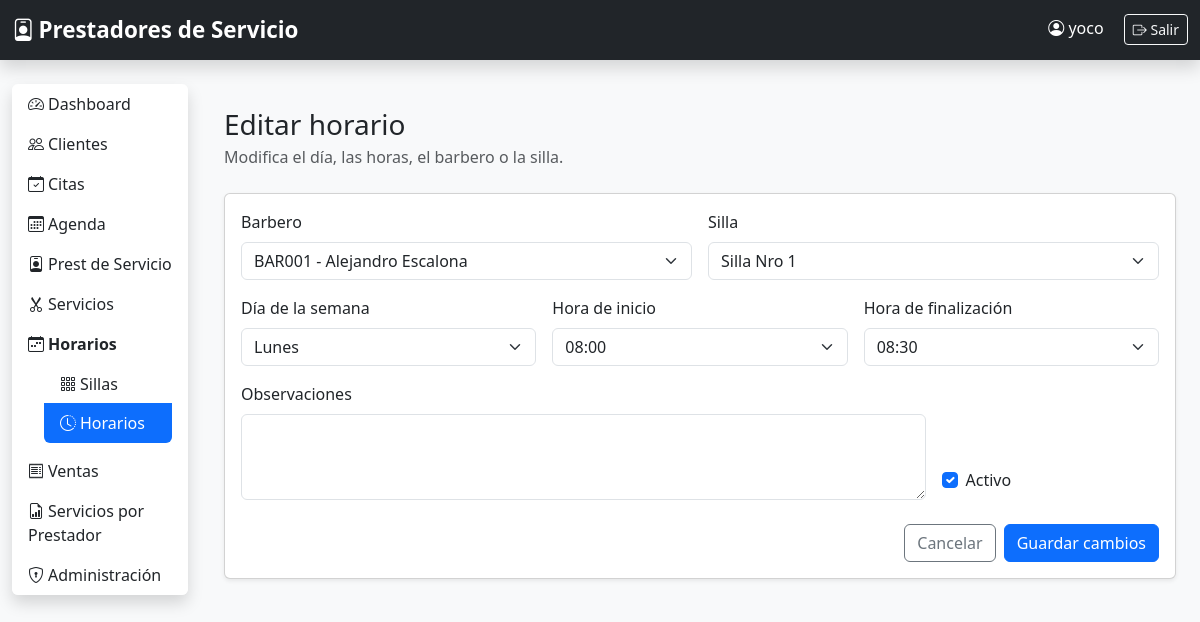
The page /horarios/1/editar/ (signed in) on the database its author committed.
### seguridad/models.py (models this page shows, shortened)
class Usuario(AbstractUser):
    telefono = models.CharField(max_length=20, blank=True)

### horarios/models.py (models this page shows, shortened)
class Horario(models.Model):
    DIAS_SEMANA = [
        (1, "Lunes"),
        (2, "Martes"),
        (3, "Miércoles"),
        (4, "Jueves"),
        (5, "Viernes"),
        (6, "Sábado"),
        (7, "Domingo"),
    ]
    barbero = models.ForeignKey(
        "barberos.Barbero",
        on_delete=models.PROTECT,
        related_name="horarios",
        verbose_name="Barbero",
    )
    silla = models.ForeignKey(
        Silla,
        on_delete=models.PROTECT,
        related_name="horarios",
        verbose_name="Silla",
    )
    dia_semana = models.PositiveSmallIntegerField(
        choices=DIAS_SEMANA,
        verbose_name="Día de la semana",
    )
    hora_inicio = models.TimeField(
        verbose_name="Hora de inicio",
    )
    hora_fin = models.TimeField(
        verbose_name="Hora de finalización",
    )
    activo = models.BooleanField(
        default=True,
        verbose_name="Activo",
    )
    observaciones = models.CharField(
        max_length=150,
        blank=True,
        verbose_name="Observaciones",
    )
    class Meta:
        ordering = [
            "dia_semana",
            "hora_inicio",
            "silla",
        ]
        verbose_name = "Horario"
        verbose_name_plural = "Horarios"

### horarios/views.py (the view)
@login_required
def editar_horario(request, horario_id):
    horario = get_object_or_404(
        Horario.objects.select_related("barbero", "silla"),
        pk=horario_id,
    )
    if request.method == "POST":
        formulario = HorarioForm(
            request.POST,
            instance=horario,
        )
        if formulario.is_valid():
            formulario.save()
            messages.success(
                request,
                "El horario fue actualizado correctamente.",
            )
            return redirect("horarios:listar_horarios")
    else:
        formulario = HorarioForm(instance=horario)
    contexto = {
        "formulario": formulario,
        "horario": horario,
        "titulo": "Editar horario",
        "descripcion": (
            "Modifica el día, las horas, el barbero o la silla."
        ),
        "texto_boton": "Guardar cambios",
    }
    return render(
        request,
        "horarios/horarios/formulario.html",
        contexto,
    )

### barberos/models.py (called while the page is built)
    def __str__(self):
        return f"{self.codigo} - {self.nombre} {self.apellido}"

### horarios/models.py (called while the page is built)
    def __str__(self):
        return self.nombre

### horarios/templates/horarios/horarios/formulario.html (shortened to what this page needs)
{% extends "base.html" %}
{% block content %}
<div class="container py-4">
    <div class="mb-4">
        <h1 class="h3 mb-1">{{ titulo }}</h1>
        <p class="text-muted mb-0">{{ descripcion }}</p>
    </div>
    <div class="card shadow-sm">
        <div class="card-body">
            <form method="post" novalidate>
                <div class="row g-3">
                    <div class="col-md-6">
                        <label class="form-label" for="{{ formulario.barbero.id_for_label }}">
                            {{ formulario.barbero.label }}
                        </label>
                        {{ formulario.barbero }}
                    </div>
                    <div class="col-md-6">
                        <label class="form-label" for="{{ formulario.silla.id_for_label }}">
                            {{ formulario.silla.label }}
                        </label>
                        {{ formulario.silla }}
                    </div>
                    <div class="col-md-4">
                        <label class="form-label" for="{{ formulario.dia_semana.id_for_label }}">
                            {{ formulario.dia_semana.label }}
                        </label>
                        {{ formulario.dia_semana }}
                    </div>
                    <div class="col-md-4">
                        <label class="form-label" for="{{ formulario.hora_inicio.id_for_label }}">
                            {{ formulario.hora_inicio.label }}
                        </label>
                        {{ formulario.hora_inicio }}
                    </div>
                    <div class="col-md-4">
                        <label class="form-label" for="{{ formulario.hora_fin.id_for_label }}">
                            {{ formulario.hora_fin.label }}
                        </label>
                        {{ formulario.hora_fin }}
                    </div>
                    <div class="col-md-9">
                        <label class="form-label" for="{{ formulario.observaciones.id_for_label }}">
                            {{ formulario.observaciones.label }}
                        </label>
                        {{ formulario.observaciones }}
                    </div>
                    <div class="col-md-3 d-flex align-items-end">
                        <div class="form-check mb-2">
                            {{ formulario.activo }}
                            <label
                                class="form-check-label"
                                for="{{ formulario.activo.id_for_label }}"
                            >
                                {{ formulario.activo.label }}
                            </label>
                        </div>
                    </div>
                </div>
                <div class="d-flex justify-content-end gap-2 mt-4">
                    <a
                        href="{% url 'horarios:listar_horarios' %}"
                        class="btn btn-outline-secondary"
                    >
                        Cancelar
                    </a>
                    <button type="submit" class="btn btn-primary">
                        {{ texto_boton }}
                    </button>
                </div>
            </form>
        </div>
    </div>
</div>
{% endblock %}

### templates/base.html (shortened to what this page needs)
{% load static %}
<!DOCTYPE html>
<html lang="es">
<head>
    <link href="https://cdn.jsdelivr.net/npm/bootstrap@5.3.7/dist/css/bootstrap.min.css" rel="stylesheet">
    <link href="https://cdn.jsdelivr.net/npm/bootstrap-icons@1.13.1/font/bootstrap-icons.min.css" rel="stylesheet">
    <link rel="stylesheet" href="{% static 'css/style.css' %}">
</head>
<body class="bg-light">
<nav class="navbar navbar-expand-lg navbar-dark bg-dark shadow">
    <div class="container-fluid">
        <a class="navbar-brand fw-bold" href="{% url 'dashboard' %}">
            <i class="bi bi-person-badge me-1"></i>Prestadores de Servicio
        </a>
        <div class="ms-auto">
            {% if user.is_authenticated %}
                <span class="text-white me-3">
                    <i class="bi bi-person-circle"></i>
                    {% if user.first_name or user.last_name %}
                        {{ user.first_name }} {{ user.last_name }}
                    {% else %}
                        {{ user.username }}
                    {% endif %}
                </span>
                <a href="{% url 'cerrar_sesion' %}" class="btn btn-outline-light btn-sm">
                    <i class="bi bi-box-arrow-right"></i> Salir
                </a>
            {% endif %}
        </div>
    </div>
</nav>
<div class="container-fluid mt-4">
    <div class="row">
        {% if user.is_authenticated %}
            <div class="col-md-2 mb-4">
                <div class="list-group shadow">
                    <a href="{% url 'dashboard' %}" class="list-group-item list-group-item-action {% if request.resolver_match.url_name == 'dashboard' %}active{% endif %}">
                        <i class="bi bi-speedometer2 me-1"></i>Dashboard
                    </a>
                    <a href="{% url 'clientes:lista_clientes' %}" class="list-group-item list-group-item-action {% if request.resolver_match.namespace == 'clientes' %}active{% endif %}">
                        <i class="bi bi-people me-1"></i>Clientes
                    </a>
                    <a href="{% url 'citas:listar_citas' %}" class="list-group-item list-group-item-action {% if request.resolver_match.namespace == 'citas' and request.resolver_match.url_name == 'listar_citas' %}active{% endif %}">
                        <i class="bi bi-calendar-check me-1"></i>Citas
                    </a>
                    <a href="{% url 'citas:agenda_citas' %}" class="list-group-item list-group-item-action {% if request.resolver_match.namespace == 'citas' and request.resolver_match.url_name == 'agenda_citas' %}active{% endif %}">
                        <i class="bi bi-calendar3 me-1"></i>Agenda
                    </a>
                    <a href="{% url 'barberos:lista_barberos' %}" class="list-group-item list-group-item-action {% if request.resolver_match.namespace == 'barberos' %}active{% endif %}">
                        <i class="bi bi-person-badge me-1"></i>Prest de Servicio
                    </a>
                    <a href="{% url 'servicios:lista' %}" class="list-group-item list-group-item-action {% if request.resolver_match.namespace == 'servicios' %}active{% endif %}">
                        <i class="bi bi-scissors me-1"></i>Servicios
                    </a>
                    <div class="list-group-item">
                        <div class="fw-bold mb-2"><i class="bi bi-calendar-week me-1"></i>Horarios</div>
                        <div class="list-group ms-3">
                            <a href="{% url 'horarios:listar_sillas' %}" class="list-group-item list-group-item-action ">
                                <i class="bi bi-grid-3x3-gap me-1"></i>Sillas
                            </a>
                            <a href="{% url 'horarios:listar_horarios' %}" class="list-group-item list-group-item-action {% if request.resolver_match.url_name == 'listar_horarios' or request.resolver_match.url_name == 'crear_horario' or request.resolver_match.url_name == 'editar_horario' or request.resolver_match.url_name == 'eliminar_horario' or request.resolver_match.url_name == 'cambiar_estado_horario' %}active{% endif %}">
                                <i class="bi bi-clock-history me-1"></i>Horarios
                            </a>
                        </div>
                    </div>
                    <a href="{% url 'ventas:lista' %}" class="list-group-item list-group-item-action {% if request.resolver_match.namespace == 'ventas' and request.resolver_match.url_name != 'reporte_servicios' %}active{% endif %}">
                        <i class="bi bi-receipt me-1"></i>Ventas
                    </a>
                    <a href="{% url 'ventas:reporte_servicios' %}" class="list-group-item list-group-item-action ">
                        <i class="bi bi-file-earmark-bar-graph me-1"></i>Servicios por Prestador
                    </a>
                    <a href="{% url 'admin:index' %}" class="list-group-item list-group-item-action {% if request.resolver_match.namespace == 'admin' %}active{% endif %}">
                        <i class="bi bi-shield-lock me-1"></i>Administración
                    </a>
                </div>
            </div>
            <main class="col-md-10">
        {% else %}
            <main class="col-12">
        {% endif %}
            {% block content %}{% endblock %}
            </main>
    </div>
</div>
</body>
</html>

### templates/static/css/style.css (style rules this page uses)
body { font-family: "Segoe UI", sans-serif; }
.list-group-item { border: none; }
.list-group-item.active { background:#0d6efd; }
.navbar-brand { font-size:1.4rem; }

### rows shown on the page
Usuario: username "yoco"
Horario: barbero "BAR001 - Alejandro Escalona", silla "Silla Nro 1", dia_semana "Lunes", hora_inicio "08:00", hora_fin "08:30", activo "☑"

### other values the page prints
{{ titulo }} "Editar horario"
{{ descripcion }} "Modifica el día, las horas, el barbero o la silla."
{{ texto_boton }} "Guardar cambios"
